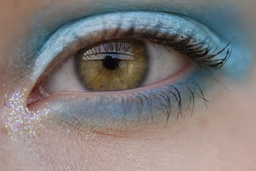
#> input picture images/eye.jpg, 256 x 171 px, shrunk from 1440 x 960 before the run
$ python Image_Filters.py
#> lines starting #> are read from the running program, lines starting #| are printed output that depends on the picture
import numpy as np
import cv2
import imageio.v2 as iio
import matplotlib.pyplot as plt

im = iio.imread("images/eye.jpg")
#> im is the input picture: shape (171, 256, 3); mean R, G, B 129.1, 123.9, 122.6


def plot_multiple(images, titles, colormap='gray', max_columns=np.inf, share_axes=True):
    """Plot multiple images as subplots on a grid."""
    assert len(images) == len(titles)
    n_images = len(images)
    n_cols = min(max_columns, n_images)
    n_rows = int(np.ceil(n_images / n_cols))
    fig, axes = plt.subplots(
        n_rows, n_cols, figsize=(n_cols * 4, n_rows * 4),
        squeeze=False, sharex=share_axes, sharey=share_axes)

    axes = axes.flat
    # Hide subplots without content
    for ax in axes[n_images:]:
        ax.axis('off')

    if not isinstance(colormap, (list,tuple)):
        colormaps = [colormap]*n_images
    else:
        colormaps = colormap

    for ax, image, title, cmap in zip(axes, images, titles, colormaps):
        ax.imshow(image, cmap=cmap)
        ax.set_title(title)

    fig.tight_layout()
    plt.show()


def prewitt_filter(im):
    prewitt_filt_x = np.array([[-1, 0 , 1], [-1, 0, 1], [-1, 0, 1]])
    prewitt_filt_y = np.array([[1, 1, 1], [0, 0, 0], [-1, -1, -1]])
    height, width, layers = im.shape
    padded_im = np.pad(im, pad_width=((3, 3), (3, 3), (0, 0)), constant_values=0, mode="constant")
    temp_im = np.zeros_like(padded_im)
    final_im = np.zeros_like(padded_im)
    for i in range(height):
        for j in range(width):
            for k in range(layers - 1):
                temp_im[i, j, k] = np.sum(padded_im[i:i+3, j:j+3, k] * prewitt_filt_x)

    for i in range(height):
        for j in range(width):
            for k in range(layers - 1):
                final_im[i, j, k] = np.sum(temp_im[i:i+3, j:j+3, k] * prewitt_filt_y)

    return final_im[:, :, 0]

def sorbet_filter(im):
    sorbet_filt_x = np.array([[-1, 0, 1], [-2, 0, 2], [-1, 0, 1]])
    sorbet_filt_y = np.array([[1, 2, 1], [0, 0, 0], [-1, -2, -1]])
    height, width, layers = im.shape
    padded_im = np.pad(im, pad_width=((3, 3), (3, 3), (0, 0)), constant_values=0, mode="constant")
    temp_im = np.zeros_like(padded_im)
    final_im = np.zeros_like(padded_im)
    for i in range(height):
        for j in range(width):
            for k in range(layers - 1):
                temp_im[i, j, k] = np.sum(padded_im[i:i+3, j:j+3, k] * sorbet_filt_x)

    for i in range(height):
        for j in range(width):
            for k in range(layers - 1):
                final_im[i, j, k] = np.sum(temp_im[i:i+3, j:j+3, k] * sorbet_filt_y)

    return final_im[:, :, 0]

def robert_filter(im):
    robert_filt_x = np.array([[0, 1], [-1, 0]])
    robert_filt_y = np.array([[1, 0], [0, -1]])
    height, width, layers = im.shape
    padded_im = np.pad(im, pad_width=((2, 2), (2, 2), (0, 0)), constant_values=0, mode="constant")
    temp_im = np.zeros_like(padded_im)
    final_im = np.zeros_like(padded_im)
    for i in range(height):
        for j in range(width):
            for k in range(layers - 1):
                temp_im[i, j, k] = np.sum(padded_im[i:i+2, j:j+2, k] * robert_filt_x)

    for i in range(height):
        for j in range(width):
            for k in range(layers - 1):
                final_im[i, j, k] = np.sum(temp_im[i:i+2, j:j+2, k] * robert_filt_y)

    return final_im[:, :, 0]


def gamma_compression(im):
    height, width, layers = im.shape
    compressed_im = np.copy(im)
    for i in range(height):
        for j in range(width):
            for k in range(layers - 1):
                compressed_im[i, j, k] = np.sqrt(compressed_im[i, j, k])
    return compressed_im

def compute_gradients(im):
    filt = np.array([[-1, 0, 1]])
    padded_im = np.pad(comp_im, pad_width=((3, 3), (3, 3), (0, 0)), constant_values=0, mode="constant")
    height, width, layers = im.shape
    temp_im = np.zeros_like(padded_im)
    grad_im = np.zeros_like(padded_im)

    for i in range(height):
        for j in range(width):
            for k in range(layers - 1):
                temp_im[i, j, k] = np.sum(padded_im[i, j:j+3, k] * filt)

    for i in range(height):
        for j in range(width):
            for k in range(layers - 1):
                grad_im[i, j, k] = np.sum(temp_im[i:i+3, j, k] * filt)

    return grad_im[:, :, 0]

comp_im = gamma_compression(im)
#> after the loop in gamma_compression, `for i in range(height):`:
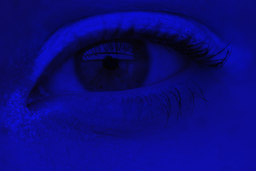
#> compressed_im: shape (171, 256, 3); mean R, G, B 10.7, 10.5, 122.6

plot_multiple([im, comp_im, compute_gradients(comp_im), prewitt_filter(comp_im), sorbet_filter(comp_im), robert_filter(comp_im)],
              ["Original", "Gamma Compressed", "Gradient", "Prewitt", "Sobel", "Robert"])
#> after the loop in compute_gradients, `for i in range(height):`:
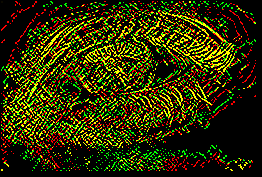
#> grad_im: shape (177, 262, 3); mean R, G, B 46.6, 45.1, 0
#> in prewitt_filter, `prewitt_filt_x = np.array([[-1, 0 , 1], [-1, 0, 1], [-1, 0, 1]])`: prewitt_filt_x = [[-1, 0, 1], [-1, 0, 1], [-1, 0, 1]]
#> after the loop in prewitt_filter, `for i in range(height):`:
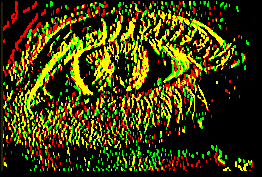
#> temp_im: shape (177, 262, 3); mean R, G, B 59.4, 55.7, 0
#> in sorbet_filter, `sorbet_filt_x = np.array([[-1, 0, 1], [-2, 0, 2], [-1, 0, 1]])`: sorbet_filt_x = [[-1, 0, 1], [-2, 0, 2], [-1, 0, 1]]
#> after the loop in sorbet_filter, `for i in range(height):`:
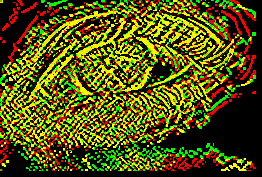
#> final_im: shape (177, 262, 3); mean R, G, B 82.2, 79.8, 0
#> in sorbet_filter, `return final_im[:, :, 0]`:
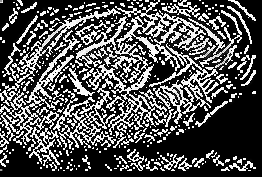
#> returned value: shape (177, 262); min 0, max 255, mean 82.2
#> in robert_filter, `robert_filt_x = np.array([[0, 1], [-1, 0]])`: robert_filt_x = [[0, 1], [-1, 0]]
#> after the loop in robert_filter, `for i in range(height):`:
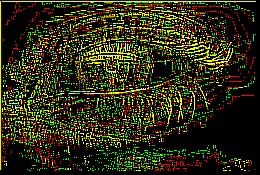
#> final_im: shape (175, 260, 3); mean R, G, B 43.9, 43.5, 0
#> in robert_filter, `return final_im[:, :, 0]`:
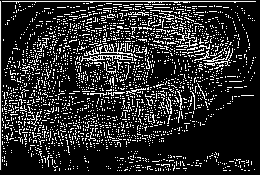
#> returned value: shape (175, 260); min 0, max 255, mean 43.9
#> in plot_multiple, `n_images = len(images)`: n_images = 6
#> in plot_multiple, `n_rows = int(np.ceil(n_images / n_cols))`: n_rows = 1
#> in plot_multiple, `colormaps = [colormap]*n_images`: colormaps = ['gray', 'gray', 'gray', 'gray', 'gray', 'gray']
#> the loop in plot_multiple, `for ax, image, title, cmap in zip(axes, images, titles, colormaps):` made 6 passes

$ run again, with images/Marq_1.jpg copied over images/eye.jpg
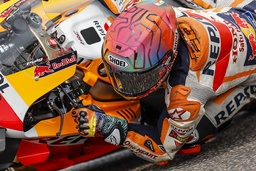
#> input picture images/Marq_1.jpg, 256 x 171 px, shrunk from 799 x 533 before the run
#> im is the input picture: shape (171, 256, 3); mean R, G, B 128.5, 90.2, 74.1
#> prewitt_filt_x = [[-1, 0, 1], [-1, 0, 1], [-1, 0, 1]]
#> sorbet_filt_x = [[-1, 0, 1], [-2, 0, 2], [-1, 0, 1]]
#> after the loop in sorbet_filter, `for i in range(height):`:
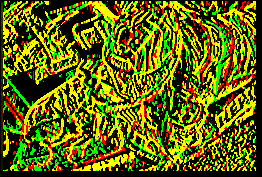
#> temp_im: shape (177, 262, 3); mean R, G, B 96.3, 99.4, 0
#> robert_filt_x = [[0, 1], [-1, 0]]
#> in robert_filter, `return final_im[:, :, 0]`:
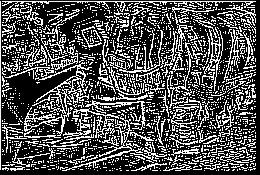
#> returned value: shape (175, 260); min 0, max 255, mean 80.2
#> n_images = 6
#> n_rows = 1
#> colormaps = ['gray', 'gray', 'gray', 'gray', 'gray', 'gray']
#> the loop in plot_multiple, `for ax, image, title, cmap in zip(axes, images, titles, colormaps):` made 6 passes
